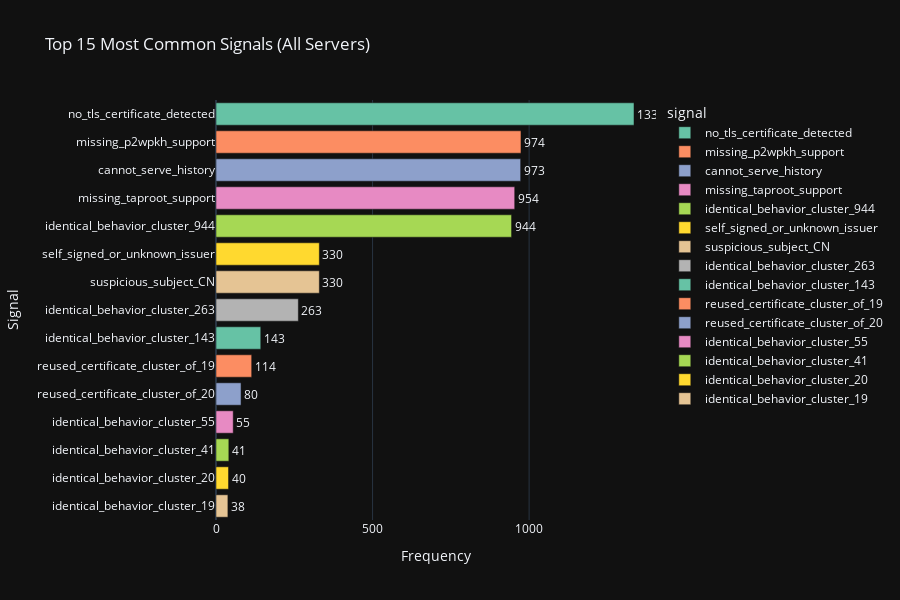

The notebook cell this image was saved under:
### Markdown cell above
## Most Common Suspicious Signals (All Servers)
This graph shows the frequency of the top 15 most common signals detected across all servers.

### Code cell
if not scores_df.empty:
    all_signals = scores_df.explode('signals')
    top_signals_all = all_signals['signals'].value_counts().head(15).reset_index()
    top_signals_all.columns = ["signal", "count"]

    fig = px.bar(
        top_signals_all,
        x="count",
        y="signal",
        orientation="h",
        title="Top 15 Most Common Signals (All Servers)",
        color="signal",
        color_discrete_sequence=px.colors.qualitative.Set2,
        text="count"
    )

    fig.update_layout(
        template="plotly_dark",
        height=600,
        xaxis_title="Frequency",
        yaxis_title="Signal",
    )

    fig.update_traces(textposition="outside")

    fig.show()

### Figure 1 — Plotly figure (JSON) as saved in the notebook; plotly's stock layout.template omitted (floating-point values rounded to 4 significant figures)
{"data": [{"hovertemplate": "signal=%{y}<br>count=%{text}<extra></extra>", "legendgroup": "no_tls_certificate_detected", "marker": {"color": "rgb(102,194,165)", "pattern": {"shape": ""}}, "name": "no_tls_certificate_detected", "orientation": "h", "showlegend": true, "text": [1335.0], "textposition": "outside", "type": "bar", "x": [1335], "xaxis": "x", "y": ["no_tls_certificate_detected"], "yaxis": "y"}, {"hovertemplate": "signal=%{y}<br>count=%{text}<extra></extra>", "legendgroup": "missing_p2wpkh_support", "marker": {"color": "rgb(252,141,98)", "pattern": {"shape": ""}}, "name": "missing_p2wpkh_support", "orientation": "h", "showlegend": true, "text": [974.0], "textposition": "outside", "type": "bar", "x": [974], "xaxis": "x", "y": ["missing_p2wpkh_support"], "yaxis": "y"}, {"hovertemplate": "signal=%{y}<br>count=%{text}<extra></extra>", "legendgroup": "cannot_serve_history", "marker": {"color": "rgb(141,160,203)", "pattern": {"shape": ""}}, "name": "cannot_serve_history", "orientation": "h", "showlegend": true, "text": [973.0], "textposition": "outside", "type": "bar", "x": [973], "xaxis": "x", "y": ["cannot_serve_history"], "yaxis": "y"}, {"hovertemplate": "signal=%{y}<br>count=%{text}<extra></extra>", "legendgroup": "missing_taproot_support", "marker": {"color": "rgb(231,138,195)", "pattern": {"shape": ""}}, "name": "missing_taproot_support", "orientation": "h", "showlegend": true, "text": [954.0], "textposition": "outside", "type": "bar", "x": [954], "xaxis": "x", "y": ["missing_taproot_support"], "yaxis": "y"}, {"hovertemplate": "signal=%{y}<br>count=%{text}<extra></extra>", "legendgroup": "identical_behavior_cluster_944", "marker": {"color": "rgb(166,216,84)", "pattern": {"shape": ""}}, "name": "identical_behavior_cluster_944", "orientation": "h", "showlegend": true, "text": [944.0], "textposition": "outside", "type": "bar", "x": [944], "xaxis": "x", "y": ["identical_behavior_cluster_944"], "yaxis": "y"}, {"hovertemplate": "signal=%{y}<br>count=%{text}<extra></extra>", "legendgroup": "self_signed_or_unknown_issuer", "marker": {"color": "rgb(255,217,47)", "pattern": {"shape": ""}}, "name": "self_signed_or_unknown_issuer", "orientation": "h", "showlegend": true, "text": [330.0], "textposition": "outside", "type": "bar", "x": [330], "xaxis": "x", "y": ["self_signed_or_unknown_issuer"], "yaxis": "y"}, {"hovertemplate": "signal=%{y}<br>count=%{text}<extra></extra>", "legendgroup": "suspicious_subject_CN", "marker": {"color": "rgb(229,196,148)", "pattern": {"shape": ""}}, "name": "suspicious_subject_CN", "orientation": "h", "showlegend": true, "text": [330.0], "textposition": "outside", "type": "bar", "x": [330], "xaxis": "x", "y": ["suspicious_subject_CN"], "yaxis": "y"}, {"hovertemplate": "signal=%{y}<br>count=%{text}<extra></extra>", "legendgroup": "identical_behavior_cluster_263", "marker": {"color": "rgb(179,179,179)", "pattern": {"shape": ""}}, "name": "identical_behavior_cluster_263", "orientation": "h", "showlegend": true, "text": [263.0], "textposition": "outside", "type": "bar", "x": [263], "xaxis": "x", "y": ["identical_behavior_cluster_263"], "yaxis": "y"}, {"hovertemplate": "signal=%{y}<br>count=%{text}<extra></extra>", "legendgroup": "identical_behavior_cluster_143", "marker": {"color": "rgb(102,194,165)", "pattern": {"shape": ""}}, "name": "identical_behavior_cluster_143", "orientation": "h", "showlegend": true, "text": [143.0], "textposition": "outside", "type": "bar", "x": [143], "xaxis": "x", "y": ["identical_behavior_cluster_143"], "yaxis": "y"}, {"hovertemplate": "signal=%{y}<br>count=%{text}<extra></extra>", "legendgroup": "reused_certificate_cluster_of_19", "marker": {"color": "rgb(252,141,98)", "pattern": {"shape": ""}}, "name": "reused_certificate_cluster_of_19", "orientation": "h", "showlegend": true, "text": [114.0], "textposition": "outside", "type": "bar", "x": [114], "xaxis": "x", "y": ["reused_certificate_cluster_of_19"], "yaxis": "y"}, {"hovertemplate": "signal=%{y}<br>count=%{text}<extra></extra>", "legendgroup": "reused_certificate_cluster_of_20", "marker": {"color": "rgb(141,160,203)", "pattern": {"shape": ""}}, "name": "reused_certificate_cluster_of_20", "orientation": "h", "showlegend": true, "text": [80.0], "textposition": "outside", "type": "bar", "x": [80], "xaxis": "x", "y": ["reused_certificate_cluster_of_20"], "yaxis": "y"}, {"hovertemplate": "signal=%{y}<br>count=%{text}<extra></extra>", "legendgroup": "identical_behavior_cluster_55", "marker": {"color": "rgb(231,138,195)", "pattern": {"shape": ""}}, "name": "identical_behavior_cluster_55", "orientation": "h", "showlegend": true, "text": [55.0], "textposition": "outside", "type": "bar", "x": [55], "xaxis": "x", "y": ["identical_behavior_cluster_55"], "yaxis": "y"}, {"hovertemplate": "signal=%{y}<br>count=%{text}<extra></extra>", "legendgroup": "identical_behavior_cluster_41", "marker": {"color": "rgb(166,216,84)", "pattern": {"shape": ""}}, "name": "identical_behavior_cluster_41", "orientation": "h", "showlegend": true, "text": [41.0], "textposition": "outside", "type": "bar", "x": [41], "xaxis": "x", "y": ["identical_behavior_cluster_41"], "yaxis": "y"}, {"hovertemplate": "signal=%{y}<br>count=%{text}<extra></extra>", "legendgroup": "identical_behavior_cluster_20", "marker": {"color": "rgb(255,217,47)", "pattern": {"shape": ""}}, "name": "identical_behavior_cluster_20", "orientation": "h", "showlegend": true, "text": [40.0], "textposition": "outside", "type": "bar", "x": [40], "xaxis": "x", "y": ["identical_behavior_cluster_20"], "yaxis": "y"}, {"hovertemplate": "signal=%{y}<br>count=%{text}<extra></extra>", "legendgroup": "identical_behavior_cluster_19", "marker": {"color": "rgb(229,196,148)", "pattern": {"shape": ""}}, "name": "identical_behavior_cluster_19", "orientation": "h", "showlegend": true, "text": [38.0], "textposition": "outside", "type": "bar", "x": [38], "xaxis": "x", "y": ["identical_behavior_cluster_19"], "yaxis": "y"}], "layout": {"barmode": "relative", "height": 600, "legend": {"title": {"text": "signal"}, "tracegroupgap": 0}, "title": {"text": "Top 15 Most Common Signals (All Servers)"}, "xaxis": {"anchor": "y", "domain": [0, 1], "title": {"text": "Frequency"}}, "yaxis": {"anchor": "x", "categoryarray": ["identical_behavior_cluster_19", "identical_behavior_cluster_20", "identical_behavior_cluster_41", "identical_behavior_cluster_55", "reused_certificate_cluster_of_20", "reused_certificate_cluster_of_19", "identical_behavior_cluster_143", "identical_behavior_cluster_263", "suspicious_subject_CN", "self_signed_or_unknown_issuer", "identical_behavior_cluster_944", "missing_taproot_support", "cannot_serve_history", "missing_p2wpkh_support", "no_tls_certificate_detected"], "categoryorder": "array", "domain": [0, 1], "title": {"text": "Signal"}}}}
